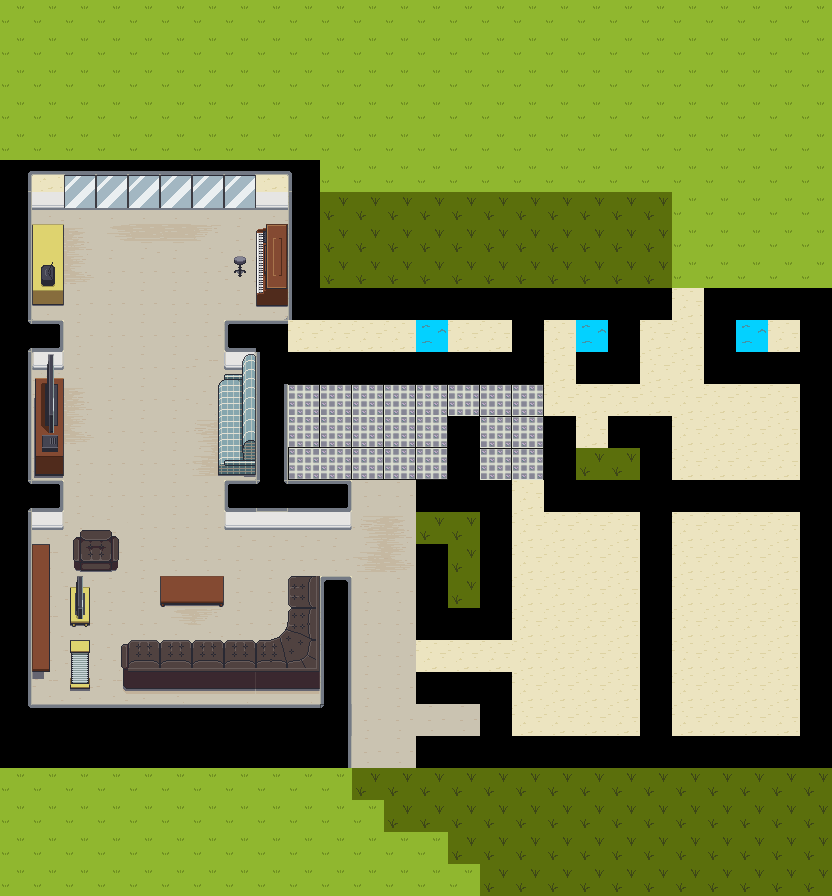

A 2D game scene composited from a Tiled map and its tileset images. What follows is a short description and the map's XML, with each tile layer's data collapsed to a summary:
An orthogonal 26x28 tile map with 32x32 px tiles, 4 tile layers (Base, Lower Detail, Collision, Foreground) and 6 objects (Emily, Catherine, Christopher, Mark, Jennifer, ...).

<map version="1.0" orientation="orthogonal" renderorder="right-down" width="26" height="28" tilewidth="32" tileheight="32" nextobjectid="14">
 <tileset firstgid="1" name="myFirstTileSet" tilewidth="32" tileheight="32" tilecount="200" columns="10">
  <image source="../images/myFirstTileSet.png" width="320" height="640" />
  <tile id="50">
   <animation>
    <frame tileid="50" duration="500" />
    <frame tileid="51" duration="500" />
    <frame tileid="60" duration="500" />
    <frame tileid="61" duration="500" />
   </animation>
  </tile>
 </tileset>
 <layer name="Base" width="26" height="28">
  <data>[728 cells, 728 non-empty, 7 distinct tile ids]</data>
 </layer>
 <layer name="Lower Detail" width="26" height="28">
  <data>[728 cells, 39 non-empty, 24 distinct tile ids]</data>
 </layer>
 <layer name="Collision" width="26" height="28">
  <properties>
   <property name="collidable" type="bool" value="true" />
  </properties>
  <data>[728 cells, 206 non-empty, 52 distinct tile ids]</data>
 </layer>
 <objectgroup name="Object Layer 1">
  <object id="8" name="Emily" gid="10" x="160" y="576" width="32" height="32" />
  <object id="9" name="Catherine" gid="20" x="192" y="576" width="32" height="32" />
  <object id="10" name="Christopher" gid="30" x="192" y="288" width="32" height="32" />
  <object id="11" name="Mark" gid="40" x="160" y="448" width="32" height="32" />
  <object id="12" name="Jennifer" gid="50" x="96" y="256" width="32" height="32" />
  <object id="13" name="Marian" gid="60" x="96" y="288" width="32" height="32" />
 </objectgroup>
 <layer name="Foreground" width="26" height="28">
  <data>[728 cells, 7 non-empty, 7 distinct tile ids]</data>
 </layer>
</map>